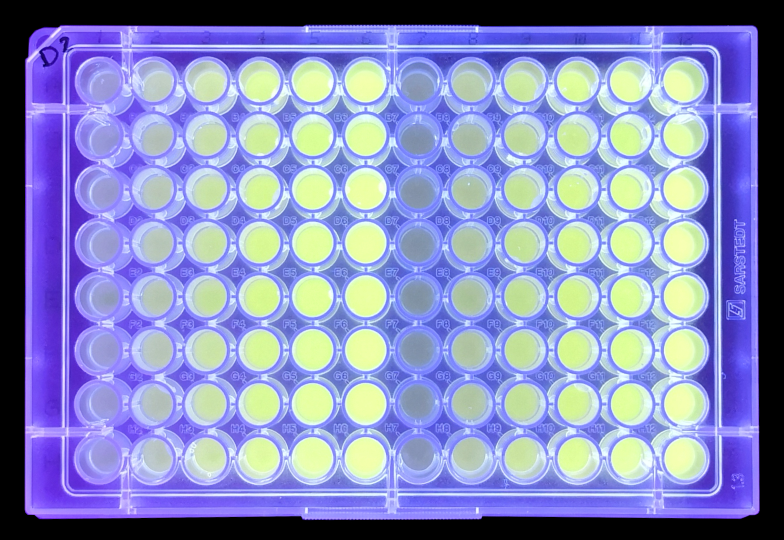
#> input picture data/raw/Cropped/aswana_cropped.jpg, 1568 x 1080 px, found by its file name (shown at 1/2 size)
$ python _3l_extract_crop_feature_all.py   (older library calls are emulated)
#> lines starting #> are read from the running program, lines starting #| are printed output that depends on the picture; after the words box and inside, x2 and y2 are one past the last pixel; in counts of white or black regions, pixels touching at a corner belong together
#!/usr/bin/env python3
# -*- coding: utf-8 -*-
"""
Created on Mon Nov 30 15:33:38 2020

@author: enzo
"""

import matplotlib.pyplot as plt
import numpy as np
import cv2
print(f"CV2 Version: {cv2.__version__}")
from pathlib import Path


#%% Detector1
def calculate_keypoints(img, method, single_channel, graphics=False):
    """
    Gray or single channel input

    https://pysource.com/2018/03/21/feature-detection-sift-surf-obr-opencv-3-4-with-python-3-tutorial-25/

    """

    if single_channel=='gray':
        img_single_channel = single_channel_gray(img)

    elif single_channel=='laplacian':
        img_single_channel = compute_laplac(img)
    elif single_channel=='color':
        img_single_channel = clahe(img)
    elif single_channel=='HSV':
        img_single_channel = HSV(img)
    elif single_channel=='hog':
        img_single_channel = hog(img)
    elif single_channel=='mixed':
        img_single_channel = mixed(img)


    print(img_single_channel.shape, type(img_single_channel), img_single_channel.dtype)

    if method=='sift':
    # SIFT
        sift = cv2.SIFT_create(edgeThreshold = 21, sigma = 1.2) #edgeThreshold = 21, sigma = 1.2 #SIFT (Scale-Invariant Feature Transform)
        keypoints_sift, descriptors_sift = sift.detectAndCompute(img_single_channel, None)
        img_sift = cv2.drawKeypoints(img_single_channel, keypoints_sift, None, color=(0, 255, 0), flags=cv2.DRAW_MATCHES_FLAGS_DRAW_RICH_KEYPOINTS)
        if graphics == True:
            plt.figure(), plt.imshow(img_sift), plt.title("SIFT"), plt.show()
        return keypoints_sift, descriptors_sift

    elif method=='orb':
    # ORB
        orb = cv2.ORB_create(nfeatures=3000)
        keypoints_orb, descriptors_orb = orb.detectAndCompute(img_single_channel, None)
        img_orb = cv2.drawKeypoints(img_single_channel, keypoints_orb, None, color=(0, 255, 0), flags=0)
        if graphics == True:
            plt.figure(), plt.imshow(img_orb), plt.title("ORB"), plt.show()
        return keypoints_orb, descriptors_orb

    elif method=='fast':
    # FAST
        fast = cv2.FastFeatureDetector_create() #FAST algorithm for corner detection
        brief = cv2.xfeatures2d.BriefDescriptorExtractor_create()
        keypoints_fast = fast.detect(img_single_channel, None)
        keypoints_brief, descriptors_brief = brief.compute(img_single_channel, keypoints_fast)
        print(len(keypoints_fast), len(keypoints_brief))

        if graphics == True:
            img_fast = cv2.drawKeypoints(img_single_channel, keypoints_fast, None, color=(255, 0, 0))
            img_brief = cv2.drawKeypoints(img_single_channel, keypoints_brief, None, color=(255, 0, 0))
            plt.figure(), plt.imshow(img_fast), plt.title("Detected FAST keypoints"), plt.show()
            plt.figure(), plt.imshow(img_brief), plt.title("Detected BRIEF keypoints"), plt.show()
        return keypoints_brief, descriptors_brief

    elif method=='star':
    # STAR-BRIEF
        star = cv2.xfeatures2d.StarDetector_create() ## only feature
        brief = cv2.xfeatures2d.BriefDescriptorExtractor_create() # only descript, NO feature
        keypoints_star = star.detect(img_single_channel, None)
        keypoints_brief, descriptors_brief = brief.compute(img_single_channel, keypoints_star)
        print(len(keypoints_star), len(keypoints_brief))
        if graphics == True:
            img_star = cv2.drawKeypoints(img_single_channel, keypoints_star, None, color=(255, 0, 0))
            img_brief = cv2.drawKeypoints(img_single_channel, keypoints_brief, None, color=(255, 0, 0))
            plt.figure(), plt.imshow(img_star), plt.title("Detected STAR keypoints"), plt.show()
            plt.figure(), plt.imshow(img_brief), plt.title("Detected BRIEF keypoints"), plt.show()
        return keypoints_brief, descriptors_brief
    return 0


# [99 lines left out: functions feature_matching, extract_matrix, draw_inliers, compute_laplac, not called in this run]

def single_channel_gray(BRG_input_image):
    gray_image = cv2.cvtColor(BRG_input_image, cv2.COLOR_BGR2GRAY)
    #gray_equlized = cv2.equalizeHist(gray_image)
    clahe = cv2.createCLAHE(clipLimit=1.0, tileGridSize=(4,3))
    gray_equlized = clahe.apply(gray_image)
    return gray_equlized

# [195 lines left out: functions clahe, HSV, mixed, hog, feture_extraction, resize_image and 3 more, not called in this run]

# %% Afer functions


# Import of the query image
path_query = '../../data/data/raw/Match/'
queryImage = cv2.imread(path_query+'aswana_cropped.jpg') #aswana_cropped_2 aswana_cropped
#> queryImage is the input picture: shape (1080, 1568, 3); mean B, G, R 188.7, 139.9, 133.9
plt.imshow(queryImage); plt.show()
# queryImage = resize_image(queryImage, 100)

# Compare features between input image and its laplacian
keypoints_query, descriptions_query = calculate_keypoints(queryImage, 'sift', 'gray', graphics=False)
#> in single_channel_gray, `gray_equlized = clahe.apply(gray_image)`:
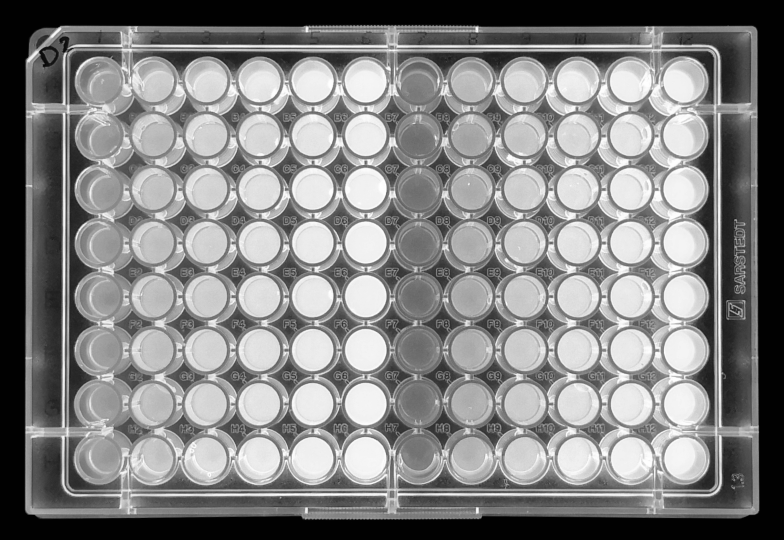
#> gray_equlized: shape (1080, 1568) (shown at 1/2 size); min 1, max 255, mean 130.1
#| (1080, 1568) <class 'numpy.ndarray'> uint8
#> in calculate_keypoints, `keypoints_sift, descriptors_sift = sift.detectAndCompute(img_single_ch..`: keypoints_sift = 22477 keypoints; strongest (x, y, size): (954, 58, 8.3), (613, 58, 8.8), (58, 120, 7.6), (1408, 647, 26.8)
#> in calculate_keypoints, `img_sift = cv2.drawKeypoints(img_single_channel, keypoints_sift, None,..`:
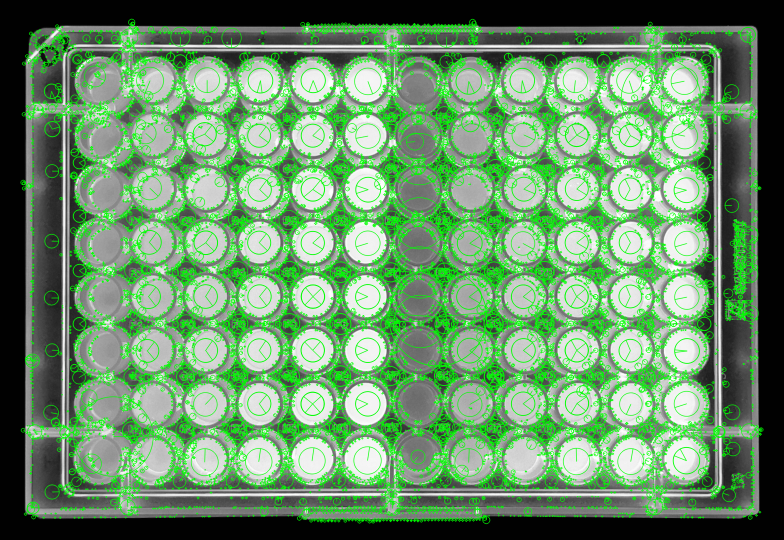
#> img_sift: shape (1080, 1568, 3) (shown at 1/2 size); mean of channels 0, 1, 2 106.3, 147, 106.3; drawn as B, G, R
#> keypoints_query has the same summary as keypoints_sift in calculate_keypoints


# Import of the train image
path_train = '../../data/data/raw/EXPERIMENTS/'  #foto_tel1  EXPERIMENTS foto_tel1

OUTPUT_FOLDER = Path('../../data/data/raw/EXPERIMENTS_Crp/') # EXPERIMENTS_Crp  foto_tel1_crp


trainImage = cv2.imread(path_train+'20a.jpg') #  IMG_20201118_080910 IMG_20201118_082825
#trainImage = resize_image(trainImage, 50)
#corrected_img, compare_image, array_dist = crop_pipeline(queryImage, keypoints_query, descriptions_query, trainImage)

#%%
l, a, b = cv2.split(cv2.cvtColor(queryImage, cv2.COLOR_BGR2LAB))
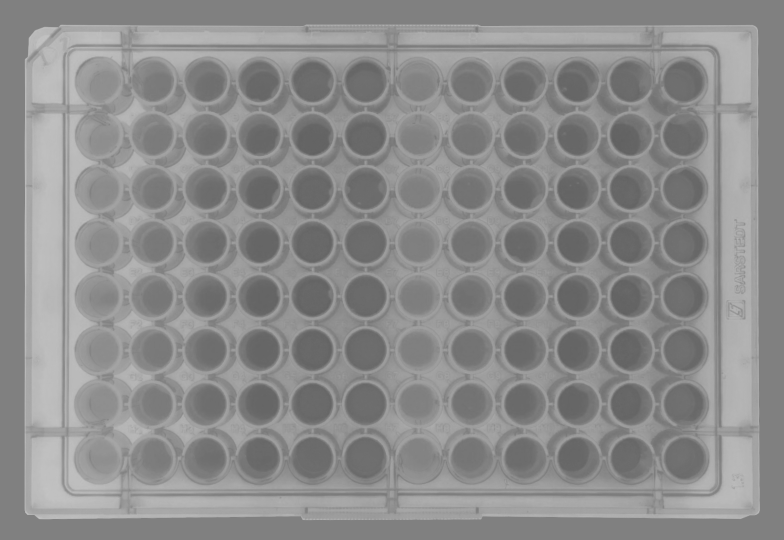
#> a: shape (1080, 1568) (shown at 1/2 size); min 96, max 195, mean 139.7
image = b
clahe_query = cv2.createCLAHE(clipLimit=1.0, tileGridSize=(4,3))
image = clahe_query.apply(image)
circles = cv2.HoughCircles(image.astype('uint8'), cv2.HOUGH_GRADIENT, 2.21, 90,
                           param1=30,param2=90,minRadius=40,maxRadius=45)
#> circles = 96 rows, first 8: [1154.7, 162.4, 41.33], [412.2, 376.8, 41.33], [1154.7, 376.8, 41.33], [1048.6, 162.4, 41.33], [518.2, 485.1, 41.33], [1048.6, 376.8, 41.33], [1263, 807.8, 41.33], [306.1, 376.8, 41.33]
circles = np.uint16(np.around(circles))
#> circles = 96 rows, first 8: [1155, 162, 41], [412, 377, 41], [1155, 377, 41], [1049, 162, 41], [518, 485, 41], [1049, 377, 41], [1263, 808, 41], [306, 377, 41]
for i in circles[0,:]:
    cv2.circle(image,(i[0],i[1]),i[2],(0,255,0),2)
#> this loop made 96 passes
#> i on passes 1 to 12: [1155, 162, 41], [412, 377, 41], [1155, 377, 41], [1049, 162, 41], [518, 485, 41], [1049, 377, 41], [1263, 808, 41], [306, 377, 41], [518, 916, 41], [624, 808, 41], [1157, 808, 41], [943, 377, 41]
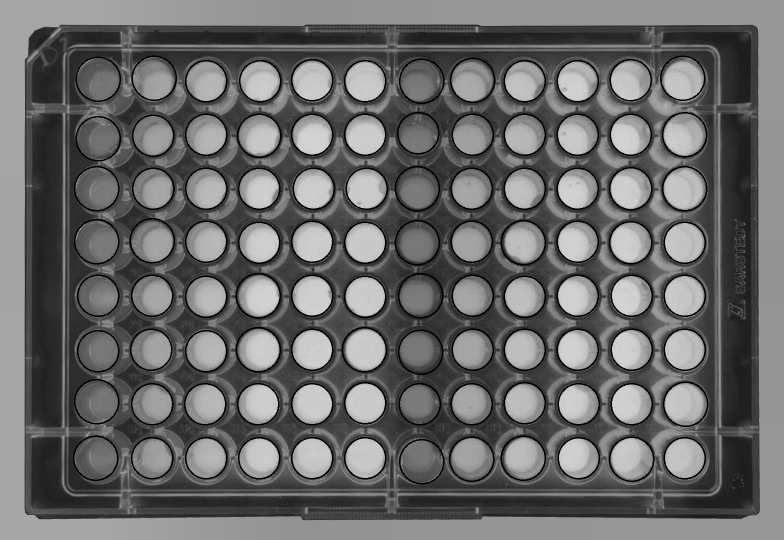
#> image: shape (1080, 1568) (shown at 1/2 size); min 0, max 213, mean 106.1

plt.figure(figsize=(10,10))
plt.imshow(image)
plt.xticks([]), plt.yticks([])
plt.show()


ind = np.argsort(circles[0,:, 1])
#> ind = 96 values, max 95 at index 60, min 0 at index 9, mean 47.5
ordered_circles=circles[0,ind]
#> ordered_circles = 96 rows, first 8: [308, 156, 44], [1365, 156, 44], [196, 158, 44], [1261, 160, 41], [945, 160, 44], [624, 160, 41], [730, 162, 41], [843, 162, 44]
matrix=ordered_circles.T.reshape((3, 8, 12))
#TODO improve code
sidx = matrix[0,:,:].argsort(axis=1)
out=np.zeros(matrix.shape)
out[0,:,:] = np.take_along_axis(matrix[0,:,:], sidx, axis=1)
out[1,:,:] = np.take_along_axis(matrix[1,:,:], sidx, axis=1)
out[2,:,:] = np.take_along_axis(matrix[2,:,:], sidx, axis=1)


out=np.zeros(matrix.shape)
matrix=ordered_circles.reshape((8, 12, 3))
sidx = matrix[:,:,0].argsort(axis=1)
out=np.zeros(matrix.shape)
out[:,:,0] = np.take_along_axis(matrix[:,:,0], sidx, axis=1)
out[:,:,1]= np.take_along_axis(matrix[:,:,1], sidx, axis=1)
out[:,:,2] = np.take_along_axis(matrix[:,:,2], sidx, axis=1)


import numpy.lib.recfunctions as nlr
circles_tuple = nlr.unstructured_to_structured(out).astype('O')

import pandas as pd
df_out = pd.DataFrame(circles_tuple, index = map(chr, range(65, 73)), columns=list(range(1,13)))
#> df_out = table of 8 rows and 12 columns


height, width = image.shape
#> height = 1080; width = 1568
mask_query_circ = np.zeros((height,width), np.uint8)


circles = np.uint16(np.around(circles))
counter = 0
for i in circles[0,:]:
    # Draw on mask
    cv2.circle(mask_query_circ,(i[0],i[1]),i[2],(255,255,255),-1)
    masked_data = cv2.bitwise_and(image, image, mask=mask_query_circ)
    counter +=1

    print(counter)
#> this loop made 96 passes
#| 1
#| 2
#| 3
#| 4
#| 5
#| 6
#| 7
#| 8
#> (further printed lines are left out)
#> pass 1, `masked_data = cv2.bitwise_and(image, image, mask=mask_query_circ)`:
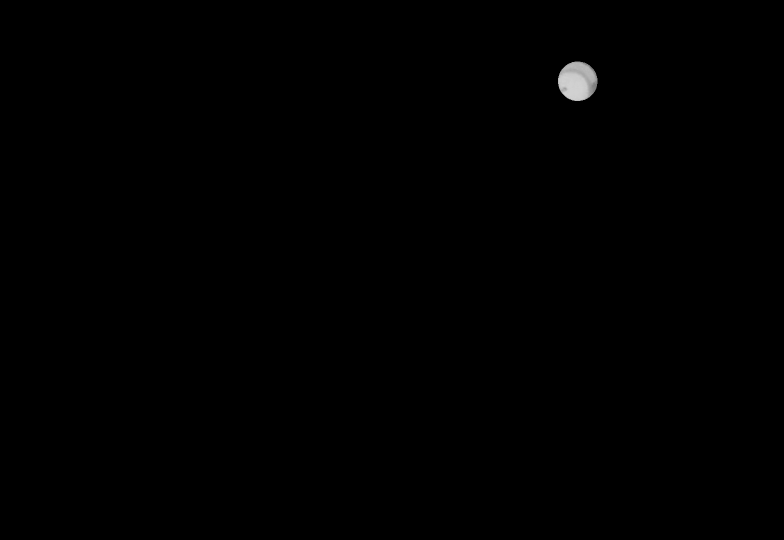
#> masked_data: shape (1080, 1568) (shown at 1/2 size); min 0, max 210, mean 0.5
#> after the loop:
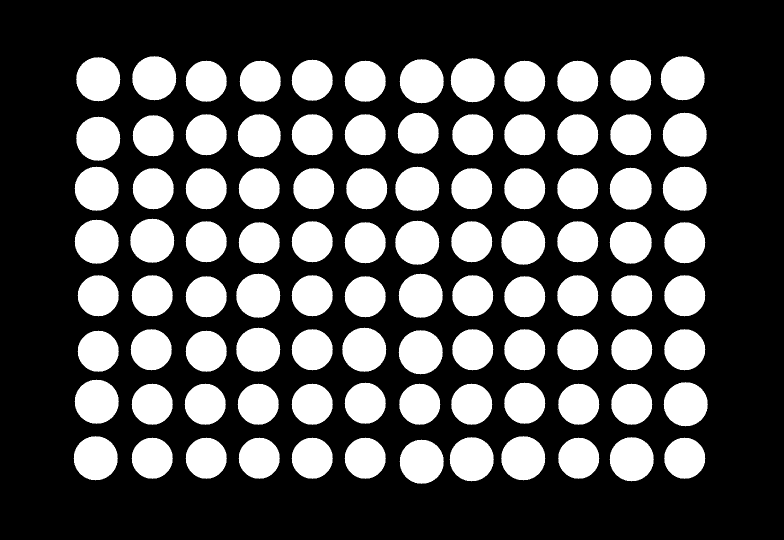
#> mask_query_circ: shape (1080, 1568) (shown at 1/2 size); 31.1% white; 96 white regions, largest, box (x1, y1, x2, y2) and area: (264, 112, 353, 201) 6077, (1321, 112, 1410, 201) 6077, (152, 114, 241, 203) 6077
#> after the loop, counter = 96


plt.imshow(masked_data);plt.show()
#> after `plt.imshow(masked_data)`:
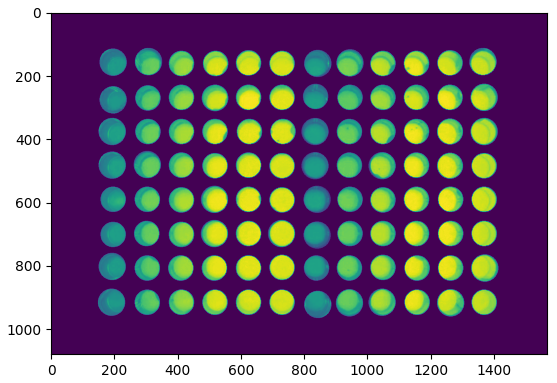
#> figure drawn by matplotlib, 1 panel

plt.imshow(mask_query_circ);plt.show()

# [34 lines of commented-out code are left out]
import pickle
from well_plate_project.data_etl._0_plot_hists import plot_hist_bgr
from collections import defaultdict
all_well_plates = defaultdict(dict)
path_train = Path(path_train)
for jpg in path_train.glob('*.jpg'):
    print(f'Processing {jpg}', end='\n')
    trainImage = cv2.imread(str(jpg))
    image_name = jpg.stem
    well_plate = crop_extract_pipeline(queryImage, keypoints_query, descriptions_query, trainImage, mask_query_circ, image_name )
    target_filename =  image_name + '_df' + '.pkl'
    target_path = OUTPUT_FOLDER / target_filename
    with open(str(target_path),"wb+") as file:
        pickle.dump(well_plate, file)
    items = image_name.split('_')
    assert len(items) == 2
    all_well_plates[items[0]][items[1]] = well_plate

# [14 lines of commented-out code are left out]

    hist = plot_hist_bgr(trainImage)
    target_filename =  jpg.stem + '_hist' + jpg.suffix
    target_path = OUTPUT_FOLDER / target_filename
    hist.savefig(str(target_path))


print("Saving...")
target_filename =  'all_wells' + '_dict_df' + '.pkl'
target_path = OUTPUT_FOLDER / target_filename
with open(str(target_path),"wb+") as file:
    pickle.dump(all_well_plates, file)
print("Done")


# [4 lines of commented-out code are left out]
